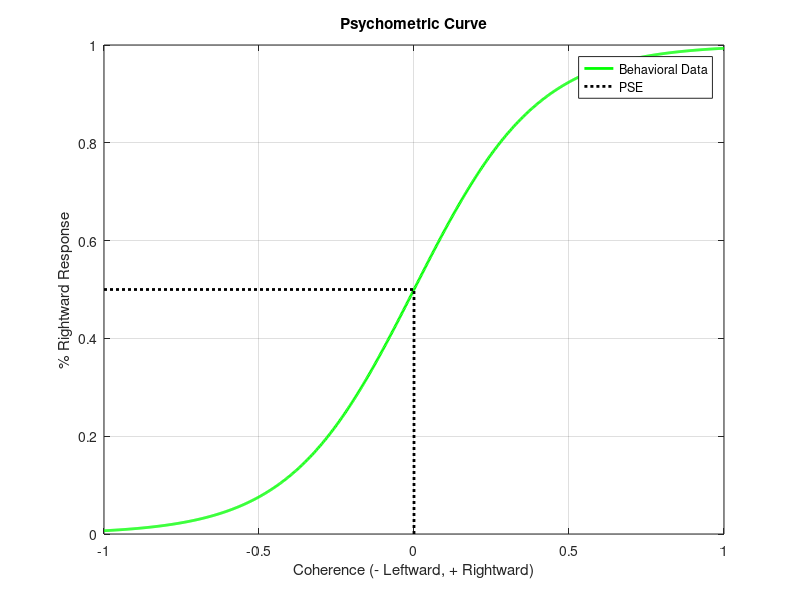

Reproduce this figure in MATLAB. (Note: this script raises an error after producing the figure.)
% Create a figure
figure;

% Define x values from -1 to 1
x = linspace(-1, 1, 1000);

% Define the sigmoid function as the psychometric function
% Using a shallower steepness coefficient
y = 1 ./ (1 + exp(-5 * x));

% Plot the psychometric curve and get a handle for it
hBehavioral = plot(x, y, 'g', 'LineWidth', 2); % 'g' for green color
hold on; % Keep the plot to add more features

% Plot a vertical dotted line at x = 0 from y = 0 to y = 0.5 and get a handle
hPSEVertical = plot([0, 0], [0, 0.5], 'k:', 'LineWidth', 2); % 'k' for black color and ':' for dotted line

% Plot a horizontal dotted line from x = -1 to x = 0 at y = 0.5 and get a handle
hPSEHorizontal = plot([-1, 0], [0.5, 0.5], 'k:', 'LineWidth', 2);

% Set the x and y axis limits
xlim([-1, 1]);
ylim([0, 1]);

% Label the axes
xlabel('Coherence (- Leftward, + Rightward)');
ylabel('% Rightward Response');

% Add a title
title('Psychometric Curve');

% Add grid for better visibility
grid on;

% Add a legend
legend([hBehavioral, hPSEVertical], 'Behavioral Data', 'PSE', 'Location', 'best');

% Turn off hold
hold off;


plotEstimatedAV(0.2289, [-0.0253 -0.0147], [0.5069 0.4931])

function plotEstimatedAV(estimated_sigma, mus, weights)
    mu_aud = mus(1); mu_vis = mus(2);
    weight_aud = weights(1); weight_vis = weights(2);
    
    estimated_mu = (mu_aud*weight_aud) + (mu_vis*weight_vis);

    % Define the range of x values
    x = linspace(-1, 1, 1000);

    % Define the psychometric function using the logistic equation
    y = 1 ./ (1 + exp(-(x - estimated_mu)/estimated_sigma));

    % Plot the psychometric curve
    plot(x, y, 'g', 'LineWidth', 2);
    hold on;

    % Formatting the plot
    title('Psychometric Curve with Given Variance');
    xlabel('Stimulus Intensity');
    ylabel('Response Probability');
    xlim([-1, 1]);
    ylim([0, 1]);
    grid on;

%     % Plot reference lines for PSE at the mean
%     plot([0, 0], [0, 0.5], 'k:', 'LineWidth', 2);
%     plot([-1, 0], [0.5, 0.5], 'k:', 'LineWidth', 2);

    % Add a legend
    legend('Behavioral Data', 'PSE', 'Location', 'best');

    % Release the hold
    hold off;
end

